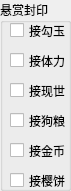
     <widget class="QGroupBox" name="groupBox_32">
      <property name="geometry">
       <rect>
        <x>790</x>
        <y>200</y>
        <width>71</width>
        <height>191</height>
       </rect>
      </property>
      <property name="font">
       <font>
        <family>微软雅黑</family>
        <pointsize>9</pointsize>
       </font>
      </property>
      <property name="title">
       <string>悬赏封印</string>
      </property>
      <widget class="QCheckBox" name="checkBox_play_list_option_accept_jade_cooperation">
       <property name="geometry">
        <rect>
         <x>10</x>
         <y>20</y>
         <width>61</width>
         <height>21</height>
        </rect>
       </property>
       <property name="font">
        <font>
         <family>微软雅黑</family>
         <pointsize>9</pointsize>
         <bold>false</bold>
        </font>
       </property>
       <property name="text">
        <string>接勾玉</string>
       </property>
      </widget>
      <widget class="QCheckBox" name="checkBox_play_list_option_accept_ap_cooperation">
       <property name="geometry">
        <rect>
         <x>10</x>
         <y>50</y>
         <width>61</width>
         <height>21</height>
        </rect>
       </property>
       <property name="font">
        <font>
         <family>微软雅黑</family>
         <pointsize>9</pointsize>
         <bold>false</bold>
        </font>
       </property>
       <property name="text">
        <string>接体力</string>
       </property>
      </widget>
      <widget class="QCheckBox" name="checkBox_play_list_option_accept_coin_cooperation">
       <property name="geometry">
        <rect>
         <x>10</x>
         <y>140</y>
         <width>61</width>
         <height>21</height>
        </rect>
       </property>
       <property name="font">
        <font>
         <family>微软雅黑</family>
         <pointsize>9</pointsize>
         <bold>false</bold>
        </font>
       </property>
       <property name="text">
        <string>接金币</string>
       </property>
      </widget>
      <widget class="QCheckBox" name="checkBox_play_list_option_accept_pet_cooperation">
       <property name="geometry">
        <rect>
         <x>10</x>
         <y>110</y>
         <width>61</width>
         <height>21</height>
        </rect>
       </property>
       <property name="font">
        <font>
         <family>微软雅黑</family>
         <pointsize>9</pointsize>
         <bold>false</bold>
        </font>
       </property>
       <property name="text">
        <string>接狗粮</string>
       </property>
      </widget>
      <widget class="QCheckBox" name="checkBox_play_list_option_accept_yingbing_cooperation_2">
       <property name="geometry">
        <rect>
         <x>10</x>
         <y>80</y>
         <width>61</width>
         <height>21</height>
        </rect>
       </property>
       <property name="font">
        <font>
         <family>微软雅黑</family>
         <pointsize>9</pointsize>
         <bold>false</bold>
        </font>
       </property>
       <property name="text">
        <string>接现世</string>
       </property>
      </widget>
      <widget class="QCheckBox" name="checkBox_play_list_option_accept_yingbing_cooperation">
       <property name="geometry">
        <rect>
         <x>10</x>
         <y>170</y>
         <width>61</width>
         <height>21</height>
        </rect>
       </property>
       <property name="font">
        <font>
         <family>微软雅黑</family>
         <pointsize>9</pointsize>
         <bold>false</bold>
        </font>
       </property>
       <property name="text">
        <string>接樱饼</string>
       </property>
      </widget>
     </widget>
